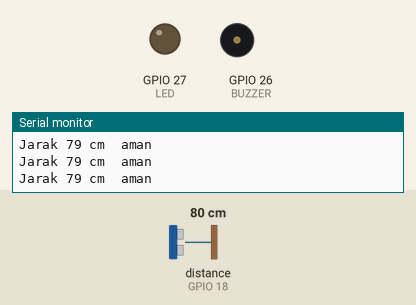
Bench run of a sketch on a simulated ESP32. Parts: output pins drawn as LEDs (lit = HIGH), buzzer (waves = sounding, pin HIGH), the last lines printed to the serial monitor. Wiring (inferred from the names in the program): ultrasonic range finder: trigger GPIO 5; echo GPIO 18. The test bench sets the inputs (shaded band); at power-on: distance to the obstacle (sensor on GPIO 18) 80 cm. The echo pulse lasts 58.3 µs per cm; pins used as bus, display or sensor lines are not drawn.

Above: at 1.2 s.
1.3 s: distance to the obstacle (sensor on GPIO 18) set to 146 cm
At 3.39 s:
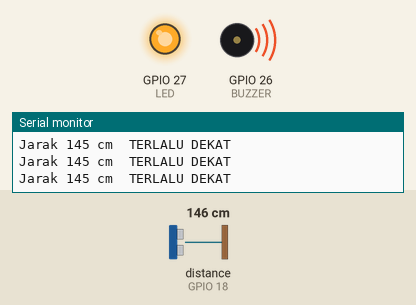
4.3 s: distance to the obstacle (sensor on GPIO 18) set to 154 cm
At 5.8 s:
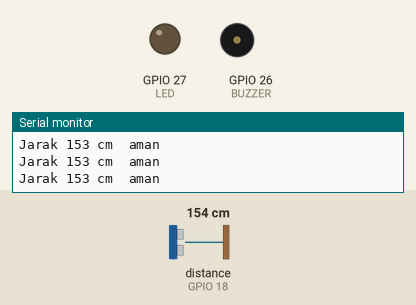
Timing chart, 0 to 7.3 s (numbered marks = the images above; inputs shaded):
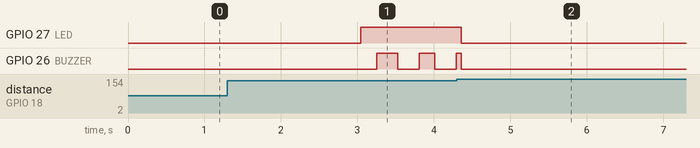

The sketch:

jarak_nonton_tv.ino
```cpp
// Penegur jarak nonton TV: buzzer bunyi kalau anak terlalu dekat
const int TRIG = 5;              // HC-SR04 Trig
const int ECHO = 18;             // HC-SR04 Echo lewat pembagi 1k/2k
const int BUZZER = 26;           // modul buzzer aktif
const int LED = 27;              // LED merah + resistor 220
const int BATAS_CM = 150;        // lebih dekat dari ini = terlalu dekat
const unsigned long TUNGGU_MS = 3000;   // harus dekat 3 detik dulu
unsigned long mulaiDekat = 0;

int ukurCm() {
  digitalWrite(TRIG, LOW);  delayMicroseconds(2);
  digitalWrite(TRIG, HIGH); delayMicroseconds(10);
  digitalWrite(TRIG, LOW);
  long us = pulseIn(ECHO, HIGH, 30000);   // maks sekitar 5 meter
  if (us == 0) return -1;                 // tidak ada pantulan
  return us * 0.0343 / 2;                 // kecepatan suara 343 m/s, pulang-pergi
}

void setup() {
  Serial.begin(115200);
  pinMode(TRIG, OUTPUT); pinMode(ECHO, INPUT);
  pinMode(BUZZER, OUTPUT); pinMode(LED, OUTPUT);
}

void loop() {
  int cm = ukurCm();
  bool dekat = cm > 0 && cm < BATAS_CM;

  if (!dekat) mulaiDekat = 0;
  else if (mulaiDekat == 0) mulaiDekat = millis();

  bool tegur = mulaiDekat > 0 && millis() - mulaiDekat >= TUNGGU_MS;
  bool kedip = (millis() / 250) % 2;      // bunyi putus-putus
  digitalWrite(BUZZER, tegur && kedip);
  digitalWrite(LED, tegur);

  Serial.printf("Jarak %d cm  %s\n", cm, tegur ? "TERLALU DEKAT" : "aman");
  delay(60);
}
```

Measured:
- the behaviour switches between 150 and 151 cm on distance to the obstacle (sensor on GPIO 18) (found by bisection; images 1 and 2)
- after the input at 4.3 s, GPIO 27 (LED): HIGH → LOW after 0.06 s
